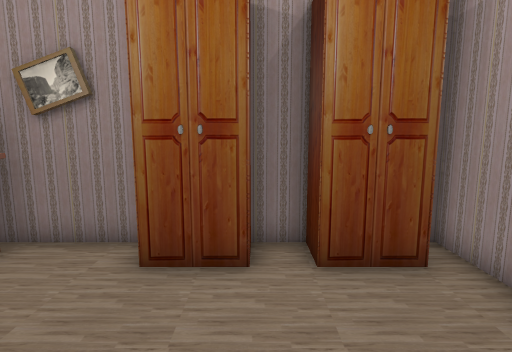
view 1 (above)

22 first-person views from a walk through a 3-D level made in the Unity game engine. The camera is 1.2 m above the floor, tilts 8° down and sees 80° across. Doors are open. The floor is counted in squares, 0.5 m on a side. Each view is taken from the middle of a square. On the plan, view 1 faces up. The plan holds only what a view shows up to about 19 squares ahead; the rest is blank. The place goes on beyond the plan. The player character is not drawn. Some surface patterns are stand-ins.

view 2
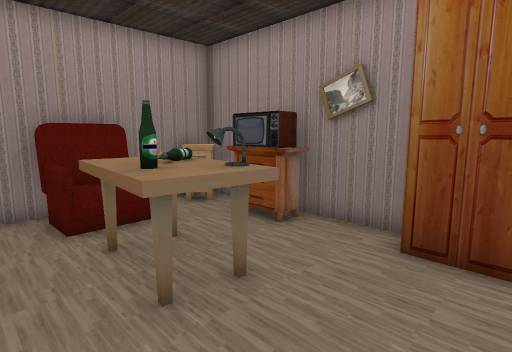

view 3
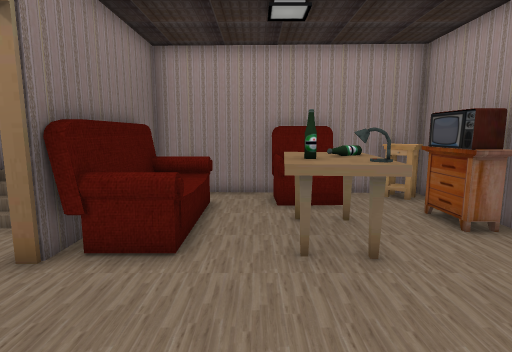

view 4
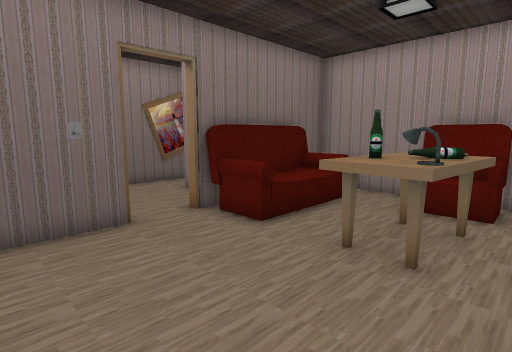

view 5
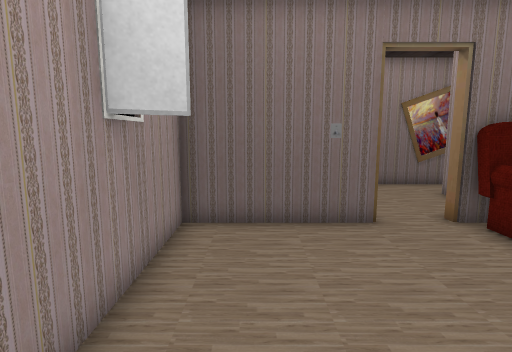

view 6
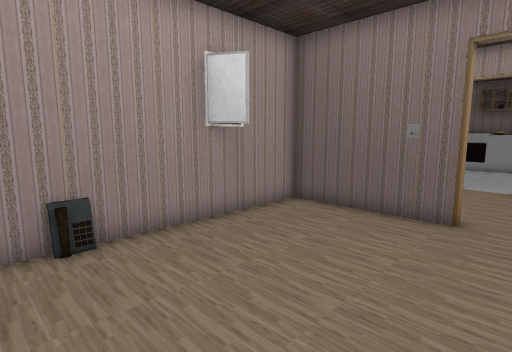

view 7
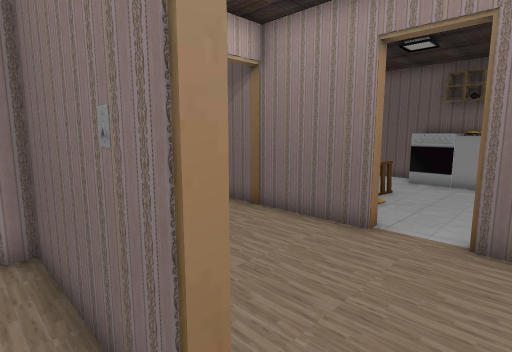

view 8
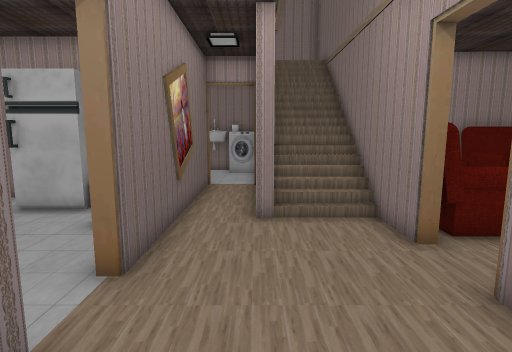

view 9
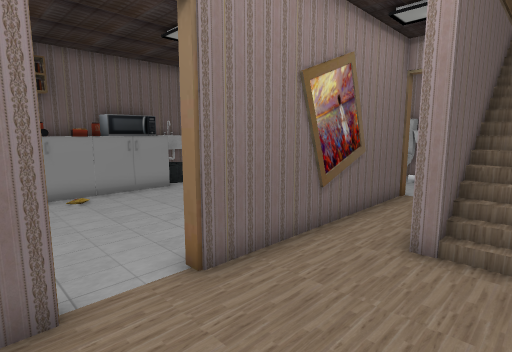

view 10
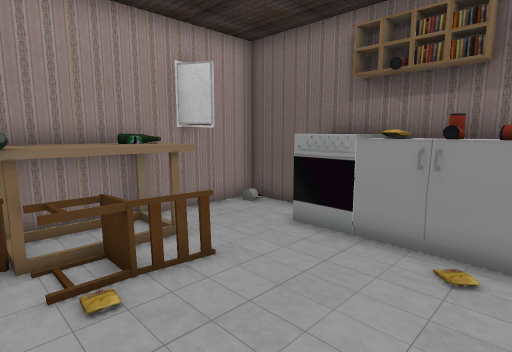

view 11
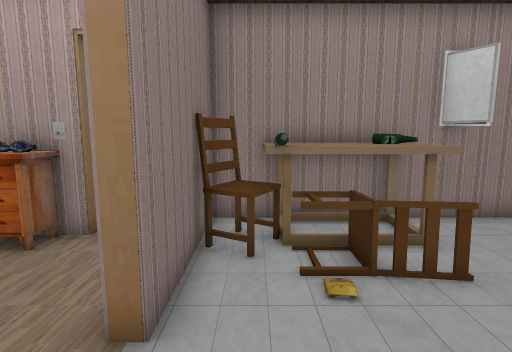

view 12
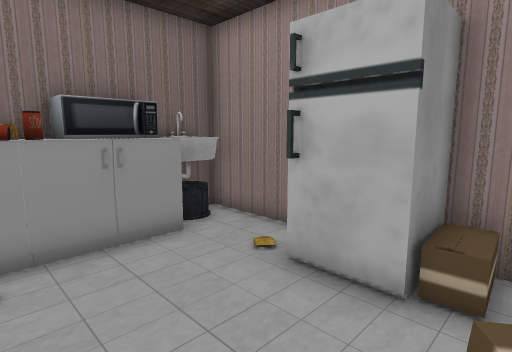

view 13
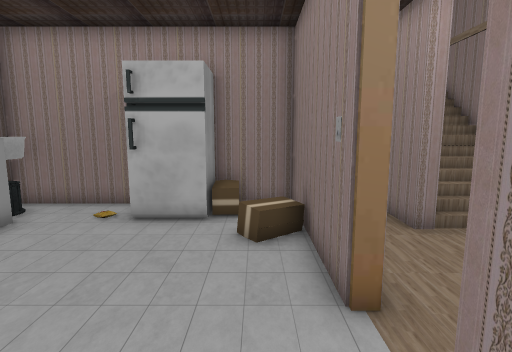

view 14
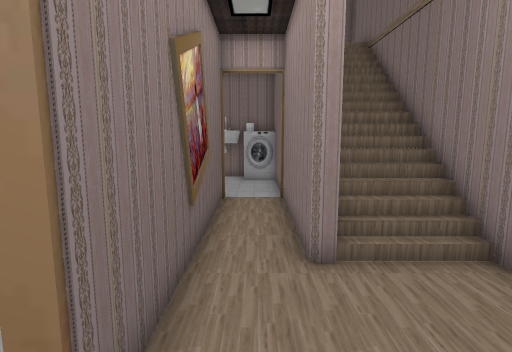

view 15
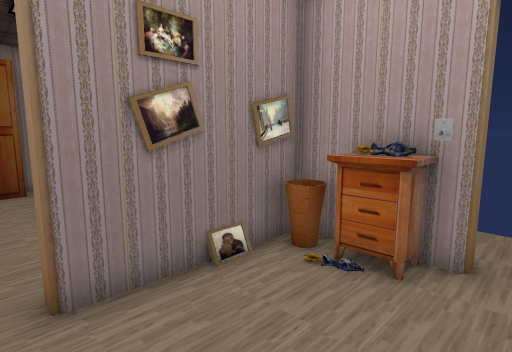

view 16
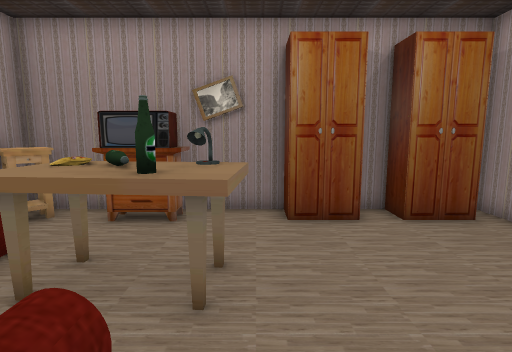

view 17
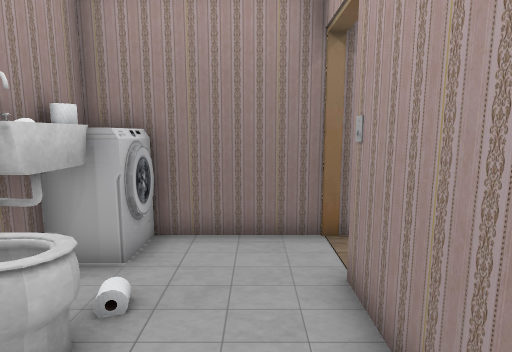

view 18
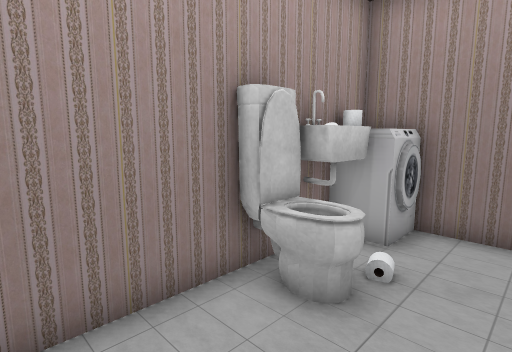

view 19
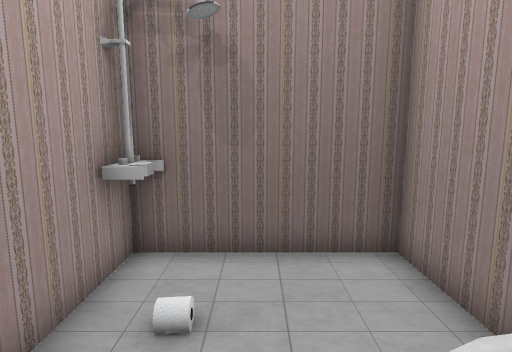

view 20
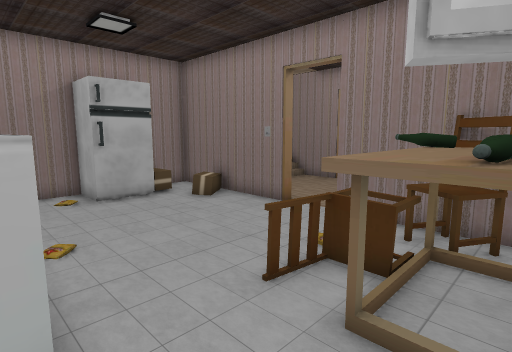

view 21
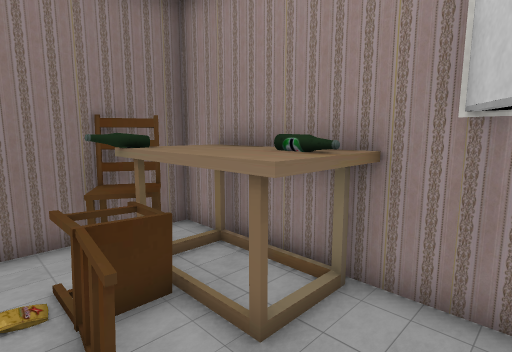

view 22
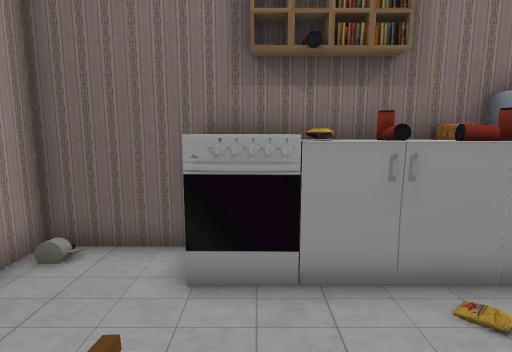

### Floor plan
Key: @ floor where view 1 was taken; # wall or solid block; x gap in a wall; . main floor; : floor 0.5 m higher than the main floor; / step, stairs or slope; D open door; = window, fence, low wall or low ledge; O other object.
Columns run from 17 left of view 1 to 6 right of it. Each row starts with its distance up from view 1.
  7        ############  #
  6        #O.  O..O OO  #
  5        #O.OOO..OOOOOO#
  4        #.............#
  3        ##OOOOOO......#
  2        ##:OOOOO......#
  1        #=xOOOOO......#
  0        #.........@...#
 -1        #.#..........##
 -2        #.#OOO=.......#
 -3        #.#   =.......#
 -4   #########OO#DD######
 -5   # //=#=///....... ##
 -6   # ////////.......OO#
 -7   # /###   #........OO
 -8 ###//#D#####.........O#
 -9 OOO...D..............D.
-10 #O....D#########DD###D##
-11 #O/.. ## #######DD######
-12 #OO.. #  DDDO.......OOO#
-13 #OO.  #  #O........OOOO#
-14 #.... #   OO.......OOOO#
-15 #.... #  OOO.......OOOO#
-16 #....##  #O.........OOO#
-17 #######  #............##
-18          #............##
-19          #OOOOOOOOOO...#
-20          #O#OOOOOOO#####

Positions as (right, up) in squares from view 1, and headings:
1: (0, 0), facing up
2: (0, -1), facing up-left
3: (2, 0), facing left
4: (2, 4), facing down-left
5: (2, 4), facing down
6: (-3, 5), facing down-right
7: (-3, -3), facing down-right
8: (3, -8), facing left
9: (1, -6), facing down-left
10: (-3, -12), facing down-right
11: (-3, -12), facing right
12: (-2, -12), facing down-left
13: (2, -12), facing left
14: (0, -9), facing left
15: (-2, -9), facing up-right
16: (-3, -3), facing up
17: (-13, -15), facing up
18: (-13, -16), facing up-left
19: (-14, -11), facing down
20: (5, -19), facing up-left
21: (1, -18), facing up-right
22: (1, -14), facing down
